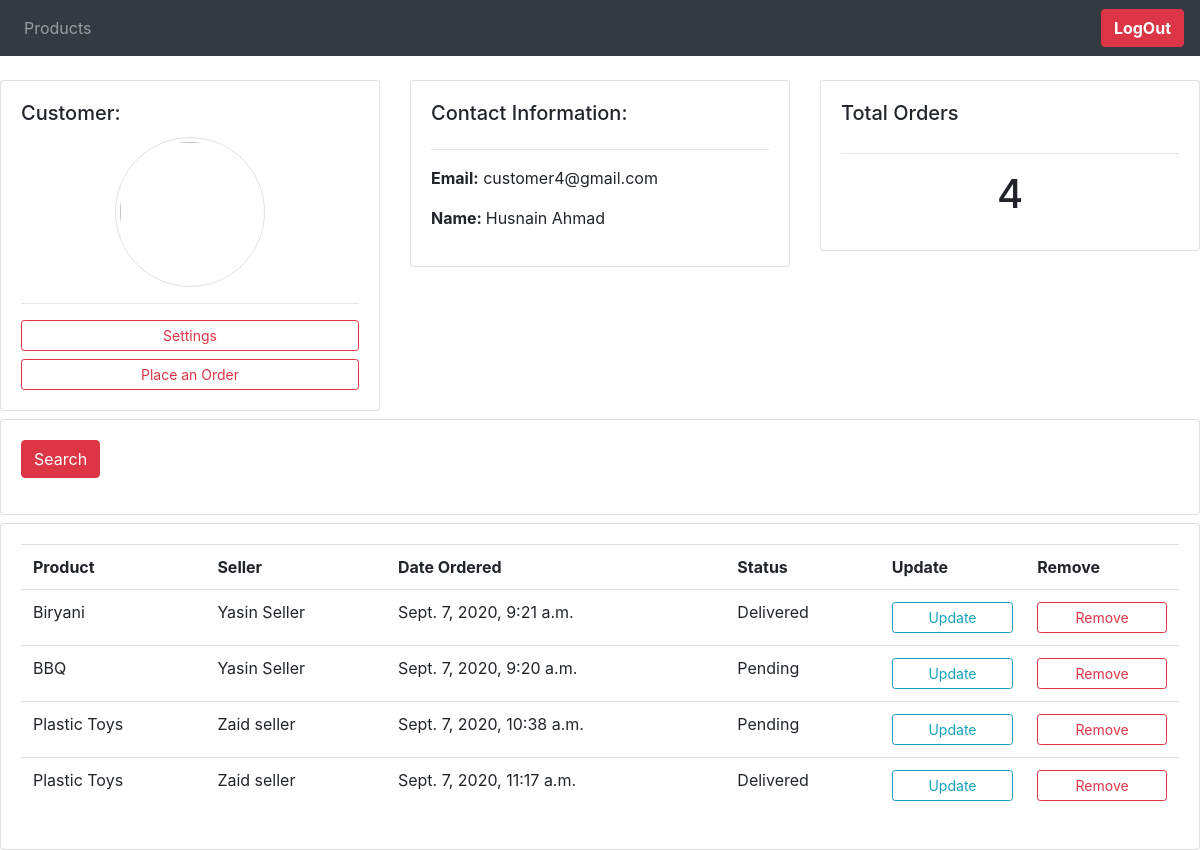
/customer/3/, run on an earlier commit of the app's database.
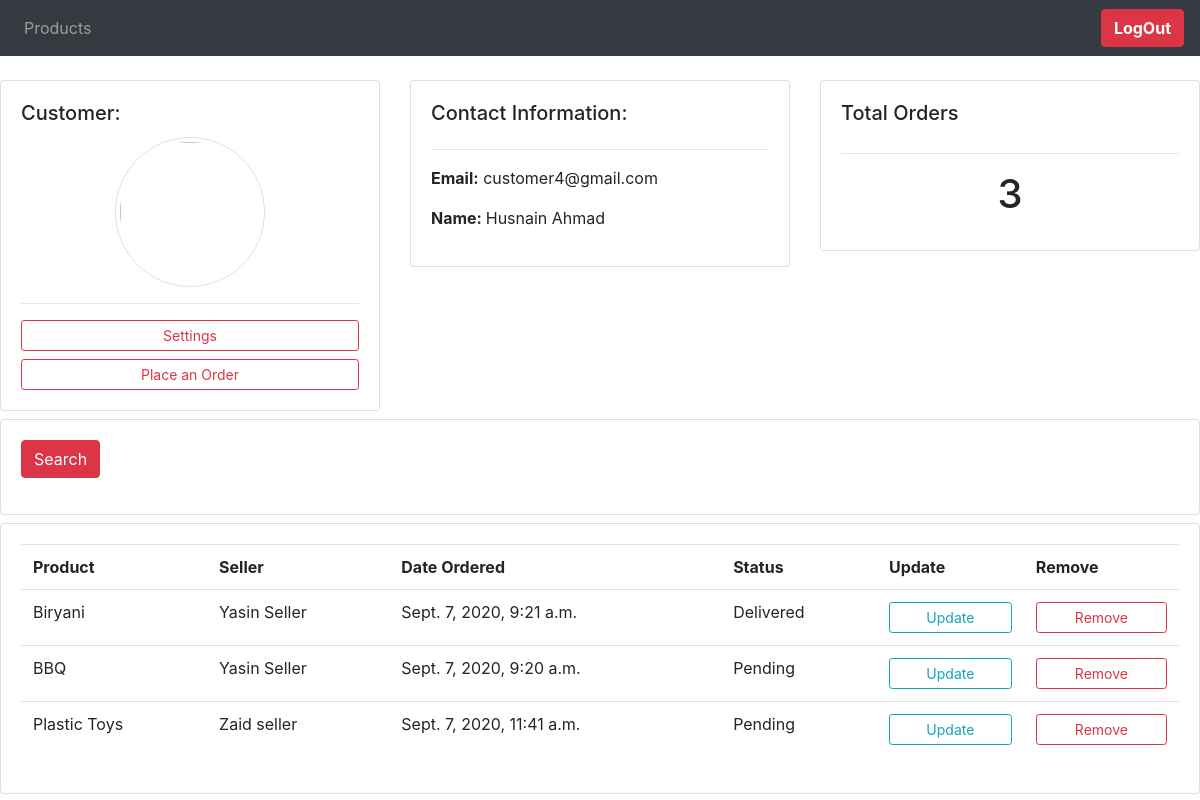
And on a later commit of the database.
### Customer/models.py (models this page shows, shortened)
class Order(models.Model):
    STATUS = (
        ('Pending' , 'Pending'),
        ('Delivered' , 'Delivered'),
    )
    customer = models.ForeignKey(Customer , null=True , on_delete=models.SET_NULL)
    product = models.ForeignKey(Product,null=True , on_delete=models.SET_NULL)
    date_created = models.DateTimeField(auto_now=True)
    status = models.CharField(max_length=200,null=True,choices=STATUS)
    class Meta:
        verbose_name = 'Order'
        verbose_name_plural = 'Orders'

### product/models.py (models this page shows)
class Product(models.Model):
    seller = models.ForeignKey(Seller , on_delete=models.CASCADE)
    name = models.CharField(unique=True,max_length=200)
    description = models.CharField(max_length=200)
    price = models.IntegerField()
    created_at = models.DateTimeField(auto_now_add=True,max_length=200)
    updated_at = models.DateTimeField(auto_now=True,max_length=200)
    class Meta:
        verbose_name = 'Product'
        verbose_name_plural = 'Products'
    def __str__(self):
        return self.name

### seller/models.py (models this page shows, shortened)
class Seller(models.Model):
    user = models.OneToOneField(User,on_delete=models.CASCADE,unique=True)
    name = models.CharField(max_length=60,null=True)
    phone = models.CharField(max_length=13,null=True)
    created_at = models.DateTimeField(auto_now_add=True,max_length=200)
    updated_at = models.DateTimeField(auto_now=True,max_length=200)
    class Meta:
        verbose_name = 'Seller'
        verbose_name_plural = 'Sellers'

### Customer/views.py (the view)
# urls.py: path('<str:pk>/',customer_home ,name="customer-home"),
def customer_home(request,pk):
    try:
        customer =  Customer.objects.get(id=pk)
    except User.DoesNotExist:
        raise Http404("User Does Not Exisit")
    orders = customer.order_set.all()
    total_order = orders.count()
    context = {'customer':customer , 'orders':orders , "total_order":total_order }
    return render(request,"customer_home.html",context)

### static/template/customer_home.html (shortened to what this page needs)
{% extends 'main.html' %}
{% block content %}
<br>
<div class="row mb-2">
    <div class="col-md">
        <div class="card card-body">
            <h5 class="card-title">Customer:</h5>
            <img width="150" height="150" class="mx-auto d-block img-thumbnail rounded-circle" src="{{request.user.customer.profile_pic.url}}" alt="">
            <hr>
            <a class="btn btn-outline-danger btn-sm btn-block" href="{% url 'settings_user' request.user.customer.id %}">Settings</a>
            <a class="btn btn-outline-danger btn-sm btn-block" href="{% url 'place_order' request.user.customer.id %}">Place an Order </a>
        </div>
    </div>
    <div class="col-md">
        <div class="card card-body">
            <h5>Contact Information:</h5>
            <hr>
            <p class=""><b>Email:</b>  {{customer.user.email}}</p>
            <p><b>Name: </b> {{customer.first_name}} {{customer.last_name}}</p>
        </div>
    </div>
    <div class="col-md">
        <div class="card card-body">
            <h5 class="card-title">Total Orders</h5>
            <hr>
            <h1 class="text-center card-title">
                {% if orders %}
                {{total_order}}
                {% endif %}
            </h1>
        </div>
    </div>
</div>
<div class="row mt-2 mb-2">
    <div class="col-md">
        <div class="card card-body">
            <form method="get">
                <button class="btn btn-danger" type="submit"> Search</button>
            </form>
        </div>
    </div>
</div>
<div class="row mt-2">
    <div class="col-md">
        <div class="card card-body">
            <table class="table">
                <tr>
                    <th>Product</th>
                    <th>Seller</th>
                    <th>Date Ordered</th>
                    <th>Status</th>
                    <th>Update</th>
                    <th>Remove</th>
                </tr>
                {% if orders %}
                    {% for i in orders %}
                    <tr>
                        <td>{{i.product}}</td>
                        <td>{{i.product.seller.name}}</td>
                        <td>{{i.date_created}}</td>
                        <td>{{i.status}}</td>
                        <td>
                            <a class="btn btn-outline-info btn-sm btn-block" href="{% url 'updae_order' i.id %}">Update </a>
                        </td>
                        <td><a class="btn btn-outline-danger btn-sm btn-block" href="{% url 'delete_order' i.id %}">Remove</a></td>
                    </tr>
                    {% endfor %}
                {% endif %}
            </table>
        </div>
    </div>
</div>
{% endblock %}

What changed in the data, as far as the page shows it:
removed Order: product "Plastic Toys", product.seller.name "Zaid seller", date_created "Sept. 7, 2020, 10:38 a.m.", status "Pending"
removed Order: product "Plastic Toys", product.seller.name "Zaid seller", date_created "Sept. 7, 2020, 11:17 a.m.", status "Delivered"
added Order: product "Plastic Toys", product.seller.name "Zaid seller", date_created "Sept. 7, 2020, 11:41 a.m.", status "Pending"
Also different on the page:
{{ total_order }}: "4" → "3"
